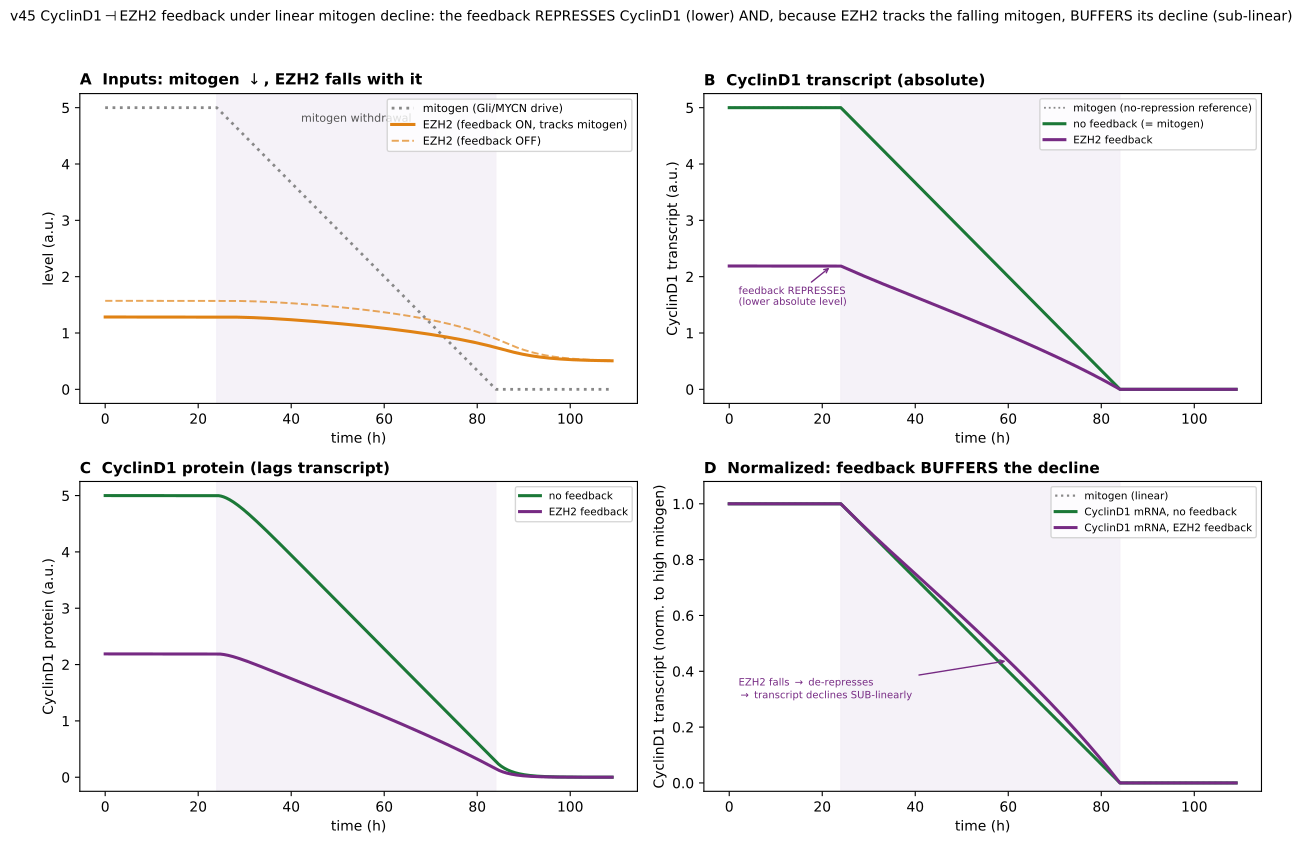

Python code for this plot:
"""v45 Figure -- CyclinD1 transcript & protein under a LINEAR mitogen decline, with vs without the
EZH2 feedback.

The CyclinD1<->EZH2 negative-feedback module from v45 (Fig 4K), the same functional forms used in the
validated cell-cycle model:
  * EZH2 is a Rb-E2f target -> synthesis tracks the CyclinD1 PROTEIN (mitogen-dose, saturating):
        dEZH2/dt = kEZbas + kEZsyn*(CyclinD1_prot/(Kcd+CyclinD1_prot)) - kdEZ*EZH2     (STABLE, slow kdEZ)
  * EZH2 REPRESSES CyclinD1 TRANSCRIPTION (H3K27me3 at the promoter):
        CyclinD1_mRNA = mitogen * K/(K + EZH2*(1-EZH2i))
  * CyclinD1 PROTEIN follows the transcript with a synthesis/degradation lag:
        dCyclinD1_prot/dt = ksyn*CyclinD1_mRNA - kdeg*CyclinD1_prot

We ramp the mitogen (Gli/MYCN drive) DOWN linearly over time and integrate, for EZH2i=0 (feedback ON)
and EZH2i=1 (feedback OFF, EZH2 cannot repress -> CyclinD1_mRNA = mitogen). With the feedback, EZH2
tracks the falling mitogen and FALLS, relieving repression -> CyclinD1 transcript & protein are BUFFERED
(decline sub-linearly, maintained longer) -- homeostasis. Without it, CyclinD1 follows mitogen linearly.

Run:  ./venv/bin/python simulations/fig_v45_cyclind1_decline.py
"""
import sys, os
sys.path.insert(0, os.path.dirname(os.path.dirname(os.path.abspath(__file__))))
import numpy as np
import matplotlib.pyplot as plt
from scipy.integrate import odeint

# module parameters (v45 forms; a.u.). Kcd, K mirror the v45 kernel (Kcd=2.0, K_EZH2_Cd=1.0).
Kcd, K = 2.0, 1.0
kEZbas, kEZsyn, kdEZ = 0.08, 0.24, 0.16           # EZH2: stable (slow kdEZ) -> integrates; synth saturates in CyclinD1;
                                                  # basal floor so EZH2 swings ~3x (1.5 high -> 0.5 low), matching ~2x MB/GNP
ksyn, kdeg = 0.30, 0.30                            # CyclinD1 protein from transcript (lags)
M0, T_RAMP = 5.0, 60.0                             # mitogen 5 (MB-like) -> 0 over 60 h
T_SETTLE = 24.0                                    # hold at M0 first to reach steady cycling


def mitogen(t):
    if t < T_SETTLE:
        return M0
    return M0 * max(0.0, 1.0 - (t - T_SETTLE) / T_RAMP)


def deriv(y, t, EZH2i):
    EZH2, Cd_p = y
    mRNA = mitogen(t) * K / (K + EZH2 * (1 - EZH2i))
    dEZH2 = kEZbas + kEZsyn * (Cd_p / (Kcd + Cd_p)) - kdEZ * EZH2
    dCd_p = ksyn * mRNA - kdeg * Cd_p
    return [dEZH2, dCd_p]


t = np.linspace(0, T_SETTLE + T_RAMP + 25, 2000)
out = {}
for fb, ezh2i in [('feedback', 0), ('no_feedback', 1)]:
    # initialize at the steady state for M0
    y0 = [2.0, 4.0] if fb == 'feedback' else [2.0, 5.0]
    for _ in range(3):                             # settle the initial condition
        y0 = odeint(deriv, y0, np.linspace(0, T_SETTLE, 200), args=(ezh2i,))[-1]
    sol = odeint(deriv, y0, t, args=(ezh2i,))
    EZH2 = sol[:, 0]; Cd_p = sol[:, 1]
    mRNA = np.array([mitogen(tt) for tt in t]) * K / (K + EZH2 * (1 - ezh2i))
    out[fb] = dict(EZH2=EZH2, mRNA=mRNA, prot=Cd_p)

M = np.array([mitogen(tt) for tt in t])
CFB, CNF, CM, CE = '#762A83', '#1B7837', '#888888', '#E08214'
m0 = (t >= T_SETTLE - 1) & (t < T_SETTLE)         # window for the "high mitogen" normalization

fig, axes = plt.subplots(2, 2, figsize=(12.5, 8.4))

# (A) the inputs: mitogen (linear) + EZH2 (tracks it)
axA = axes[0, 0]
axA.plot(t, M, color=CM, lw=2, ls=':', label='mitogen (Gli/MYCN drive)')
axA.plot(t, out['feedback']['EZH2'], color=CE, lw=2.2, label='EZH2 (feedback ON, tracks mitogen)')
axA.plot(t, out['no_feedback']['EZH2'], color=CE, lw=1.4, ls='--', alpha=0.7, label='EZH2 (feedback OFF)')
axA.axvspan(T_SETTLE, T_SETTLE + T_RAMP, color='#F2EEF6', alpha=0.8)
axA.text(T_SETTLE + T_RAMP / 2, M0 * 0.95, 'mitogen withdrawal', ha='center', fontsize=8, color='#555')
axA.set_xlabel('time (h)'); axA.set_ylabel('level (a.u.)')
axA.set_title('A  Inputs: mitogen $\\downarrow$, EZH2 falls with it', loc='left', fontweight='bold', fontsize=11)
axA.legend(fontsize=8, loc='upper right')

# (B) CyclinD1 TRANSCRIPT (absolute)
axB = axes[0, 1]
axB.plot(t, M, color=CM, lw=1.3, ls=':', label='mitogen (no-repression reference)')
axB.plot(t, out['no_feedback']['mRNA'], color=CNF, lw=2.2, label='no feedback (= mitogen)')
axB.plot(t, out['feedback']['mRNA'], color=CFB, lw=2.2, label='EZH2 feedback')
axB.axvspan(T_SETTLE, T_SETTLE + T_RAMP, color='#F2EEF6', alpha=0.8)
axB.set_xlabel('time (h)'); axB.set_ylabel('CyclinD1 transcript (a.u.)')
axB.set_title('B  CyclinD1 transcript (absolute)', loc='left', fontweight='bold', fontsize=11)
axB.legend(fontsize=7.5, loc='upper right')
axB.annotate('feedback REPRESSES\n(lower absolute level)', xy=(T_SETTLE - 2, out['feedback']['mRNA'][m0].mean()),
             xytext=(2, M0 * 0.30), fontsize=7.2, color=CFB, arrowprops=dict(arrowstyle='->', color=CFB, lw=1))

# (C) CyclinD1 PROTEIN (absolute, lags transcript)
axC = axes[1, 0]
axC.plot(t, out['no_feedback']['prot'], color=CNF, lw=2.2, label='no feedback')
axC.plot(t, out['feedback']['prot'], color=CFB, lw=2.2, label='EZH2 feedback')
axC.axvspan(T_SETTLE, T_SETTLE + T_RAMP, color='#F2EEF6', alpha=0.8)
axC.set_xlabel('time (h)'); axC.set_ylabel('CyclinD1 protein (a.u.)')
axC.set_title('C  CyclinD1 protein (lags transcript)', loc='left', fontweight='bold', fontsize=11)
axC.legend(fontsize=7.5, loc='upper right')

# (D) NORMALIZED to the high-mitogen value -> the BUFFERING (rate of decline)
axD = axes[1, 1]
mref = M[m0].mean()
axD.plot(t, M / mref, color=CM, lw=1.6, ls=':', label='mitogen (linear)')
for sp, c, lab in [('no_feedback', CNF, 'no feedback'), ('feedback', CFB, 'EZH2 feedback')]:
    axD.plot(t, out[sp]['mRNA'] / out[sp]['mRNA'][m0].mean(), color=c, lw=2.2, label=f'CyclinD1 mRNA, {lab}')
axD.axvspan(T_SETTLE, T_SETTLE + T_RAMP, color='#F2EEF6', alpha=0.8)
axD.set_xlabel('time (h)'); axD.set_ylabel('CyclinD1 transcript (norm. to high mitogen)')
axD.set_title('D  Normalized: feedback BUFFERS the decline', loc='left', fontweight='bold', fontsize=11)
axD.legend(fontsize=7.5, loc='upper right'); axD.set_ylim(-0.03, 1.08)
axD.annotate('EZH2 falls $\\to$ de-represses\n$\\to$ transcript declines SUB-linearly',
             xy=(T_SETTLE + T_RAMP * 0.6, np.interp(T_SETTLE + T_RAMP * 0.6, t, out['feedback']['mRNA'] / out['feedback']['mRNA'][m0].mean())),
             xytext=(2, 0.30), fontsize=7.2, color=CFB, arrowprops=dict(arrowstyle='->', color=CFB, lw=1))

fig.suptitle('v45 CyclinD1$\\dashv$EZH2 feedback under linear mitogen decline: the feedback REPRESSES CyclinD1 (lower) AND, because EZH2 tracks the falling mitogen, BUFFERS its decline (sub-linear)',
             fontsize=10, y=1.0)
fig.tight_layout(rect=[0, 0, 1, 0.98])
fig.savefig('simulations/fig_v45_cyclind1_decline.png', dpi=170, bbox_inches='tight')
fig.savefig('simulations/fig_v45_cyclind1_decline.pdf', bbox_inches='tight')
print('wrote simulations/fig_v45_cyclind1_decline.{png,pdf}')
ez = out['feedback']['EZH2']
print(f'  EZH2 swing (feedback): {ez[m0].mean():.2f} (high mitogen) -> {ez[-1]:.2f} (low)  ~{ez[m0].mean()/max(ez[-1],1e-6):.1f}x')
# half-decline times (normalized) -> the buffering
for sp, lab in [('no_feedback', 'no feedback'), ('feedback', 'feedback')]:
    nm = out[sp]['mRNA'] / out[sp]['mRNA'][m0].mean()
    thalf = t[np.argmax(nm < 0.5)] - T_SETTLE if np.any(nm < 0.5) else np.nan
    print(f'  CyclinD1 transcript ({lab}): falls to 50% at t-T_settle = {thalf:.0f}h into withdrawal')
